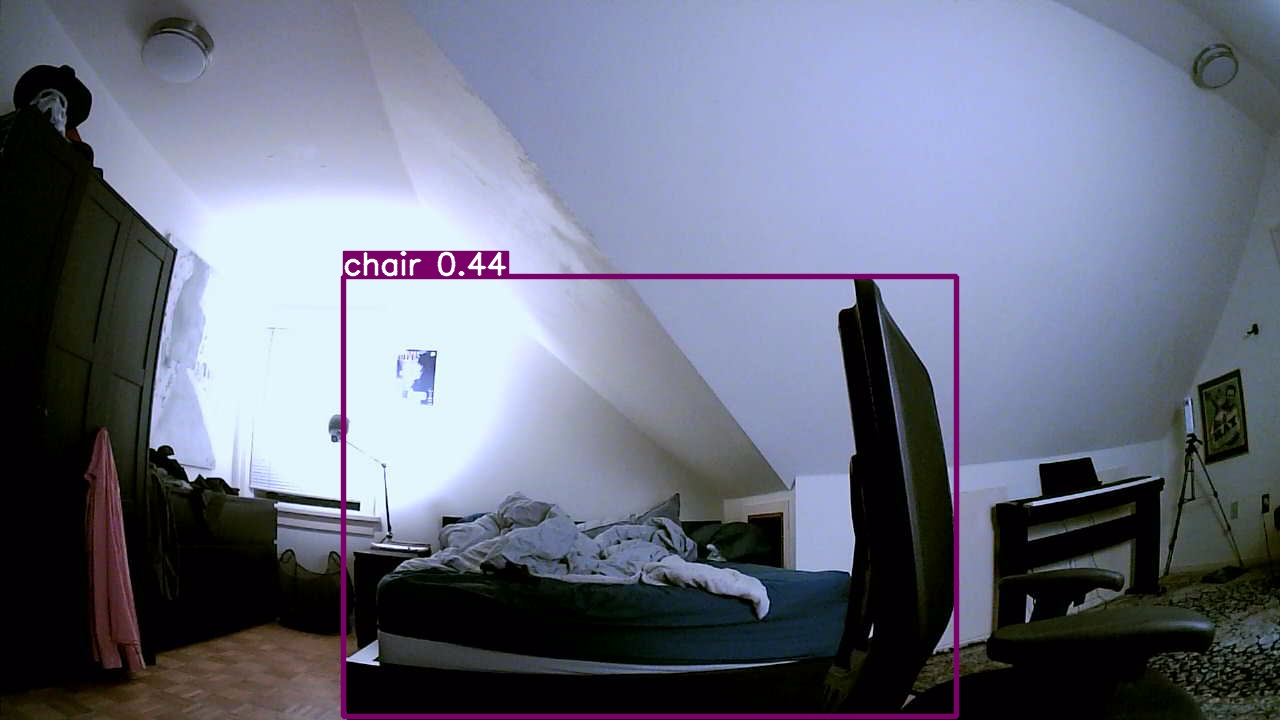
#> input picture camera/snapshots/m1_detect_test.jpg, 1280 x 720 px, given in place of the camera
$ python camera_live.py 5   (older library calls are emulated)
#> lines starting #> are read from the running program, lines starting #| are printed output that depends on the picture
#!/usr/bin/env python3
"""
camera_live.py - live viewer for the HBV-1716WA with a mode toggle + brightness readout.

Built during Phase-2 bring-up because MJPEG 1080p was returning all-black frames
while YUY2 640x480 returned (dim but real) data - this lets us watch both live.

Keys:  m = toggle MJPG 1920x1080  <->  YUY2 640x480
       s = save snapshot to camera/snapshots/
       q / Esc = quit

The green HUD shows mean/max pixel brightness. max ~= 0 means no light is
reaching the sensor (lens covered) or the mode is broken; a real scene in
room light should read mean 60-140.
"""
import os
import sys
import time

import cv2

SAVE_DIR = os.path.join(os.path.dirname(os.path.abspath(__file__)), "snapshots")
INDEX = int(sys.argv[1]) if len(sys.argv) > 1 else 1

# MJPG 1280x720 is THE working mode on this unit and the one we calibrate at.
# MJPG 1920x1080 is deliberately absent: this module's firmware declares uncompressed
# bitrates in its MJPEG descriptors, so 1080p never gets bandwidth and streams an
# all-zero payload (ffmpeg fails identically - it is not an OpenCV bug).
# See docs/datasheets/camera/HBV-1716WA-VERIFIED-SPECS.md
MODES = [
    ("MJPG", 1280, 720),
    ("YUY2", 640, 480),
]


def fourcc_str(v):
    v = int(v)
    return "".join(chr((v >> (8 * i)) & 0xFF) for i in range(4))


def open_mode(mode_i):
    name, w, h = MODES[mode_i]
    cap = cv2.VideoCapture(INDEX, cv2.CAP_DSHOW)
    if not cap.isOpened():
        return None
    cap.set(cv2.CAP_PROP_FOURCC, cv2.VideoWriter_fourcc(*name))
    cap.set(cv2.CAP_PROP_FRAME_WIDTH, w)
    cap.set(cv2.CAP_PROP_FRAME_HEIGHT, h)
    cap.set(cv2.CAP_PROP_FPS, 30)
    return cap


mode_i = 0
cap = open_mode(mode_i)
if cap is None:
    print(f"Could not open camera index {INDEX}")
    raise SystemExit(1)

os.makedirs(SAVE_DIR, exist_ok=True)
cv2.namedWindow("helmet camera - live", cv2.WINDOW_NORMAL)
cv2.resizeWindow("helmet camera - live", 960, 540)

n, t0, frames, fps = 0, time.time(), 0, 0.0
peak_sharp = 0.0
while True:
    ok, frame = cap.read()
#> frame is the input picture: shape (720, 1280, 3); mean B, G, R 128.6, 110.8, 106
    if not ok:
        time.sleep(0.05)
        continue

    frames += 1
    dt = time.time() - t0
    if dt >= 1.0:
        fps, frames, t0 = frames / dt, 0, time.time()

    mean, mx = frame.mean(), int(frame.max())
#> mean = 115.1; mx = 255

    # Focus aid: variance of the Laplacian over the CENTRE box only. Higher = sharper.
    # Centre-only because the centre ~90 deg is the region that must be optically correct
    # (it is the two ToF sensors' combined FoV) and the fisheye edges are soft regardless.
    gh, gw = frame.shape[0], frame.shape[1]
#> gh = 720; gw = 1280
    cy0, cy1 = int(gh * 0.30), int(gh * 0.70)
#> cy0 = 216; cy1 = 503
    cx0, cx1 = int(gw * 0.30), int(gw * 0.70)
#> cx0 = 384; cx1 = 896
    centre = cv2.cvtColor(frame[cy0:cy1, cx0:cx1], cv2.COLOR_BGR2GRAY)
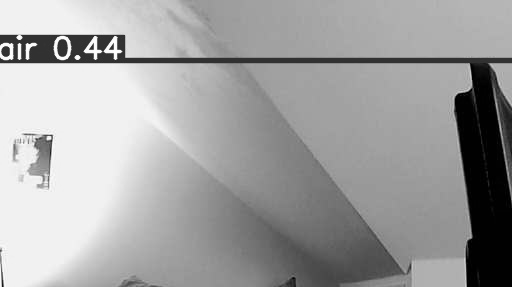
#> centre: shape (287, 512); min 0, max 255, mean 161.5
    sharp = cv2.Laplacian(centre, cv2.CV_64F).var()
#> sharp = 490.8
    peak_sharp = max(peak_sharp, sharp)
#> peak_sharp = 490.8

    shown = frame if frame.shape[1] <= 1280 else cv2.resize(frame, (1280, 720))
    sh, sw = shown.shape[0], shown.shape[1]
#> sh = 720; sw = 1280
    cv2.rectangle(shown, (int(sw * 0.30), int(sh * 0.30)),
                  (int(sw * 0.70), int(sh * 0.70)), (0, 200, 255), 2)

    label = (f"{fourcc_str(cap.get(cv2.CAP_PROP_FOURCC))} "
             f"{int(cap.get(cv2.CAP_PROP_FRAME_WIDTH))}x{int(cap.get(cv2.CAP_PROP_FRAME_HEIGHT))} "
             f"~{fps:.0f}fps   mean={mean:.1f} max={mx}")
    cv2.putText(shown, label, (12, 30), cv2.FONT_HERSHEY_SIMPLEX, 0.7, (0, 255, 0), 2)
    cv2.putText(shown, f"SHARPNESS {sharp:7.0f}   best so far {peak_sharp:7.0f}",
                (12, 62), cv2.FONT_HERSHEY_SIMPLEX, 0.8, (0, 255, 255), 2)
    # sharpness bar, scaled against the best value seen this session
    bar = int(280 * min(1.0, sharp / peak_sharp)) if peak_sharp > 0 else 0
#> bar = 280
    cv2.rectangle(shown, (12, 74), (292, 90), (60, 60, 60), -1)
    cv2.rectangle(shown, (12, 74), (12 + bar, 90), (0, 255, 255), -1)
    cv2.putText(shown, "[m]ode  [s]ave  [r]eset peak  [q]uit",
                (12, 112), cv2.FONT_HERSHEY_SIMPLEX, 0.6, (0, 255, 0), 2)
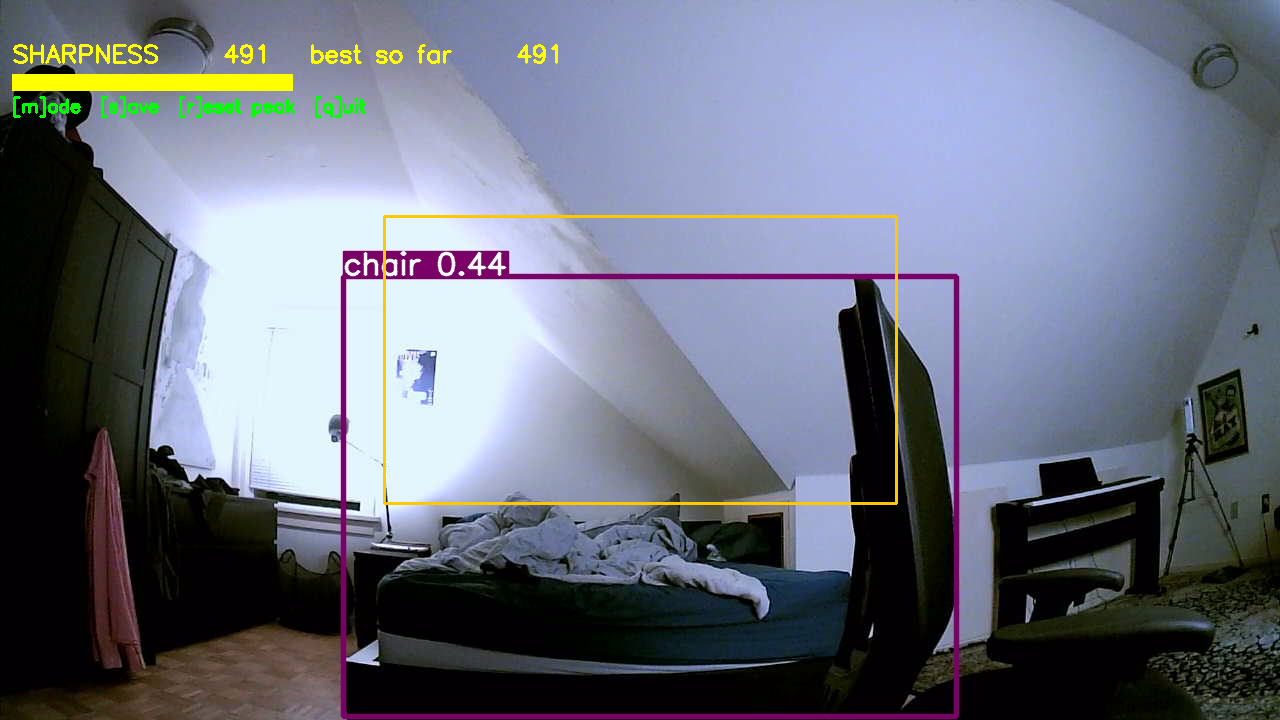
#> shown: shape (720, 1280, 3); mean B, G, R 126.3, 112.5, 107.5
    cv2.imshow("helmet camera - live", shown)

    k = cv2.waitKey(1) & 0xFF
#> (key q is pressed here)
    if k in (ord("q"), 27):
        break
    if k == ord("m"):
        cap.release()
        mode_i = (mode_i + 1) % len(MODES)
        cap = open_mode(mode_i)
        peak_sharp = 0.0
    if k == ord("r"):
        peak_sharp = 0.0
    if k == ord("s"):
        p = os.path.join(SAVE_DIR, f"snap_{n:03d}.jpg")
        cv2.imwrite(p, frame)
        print("saved", p)
        n += 1

cap.release()
cv2.destroyAllWindows()

$ run again, on camera/snapshots/cvfusion_headless_test.png
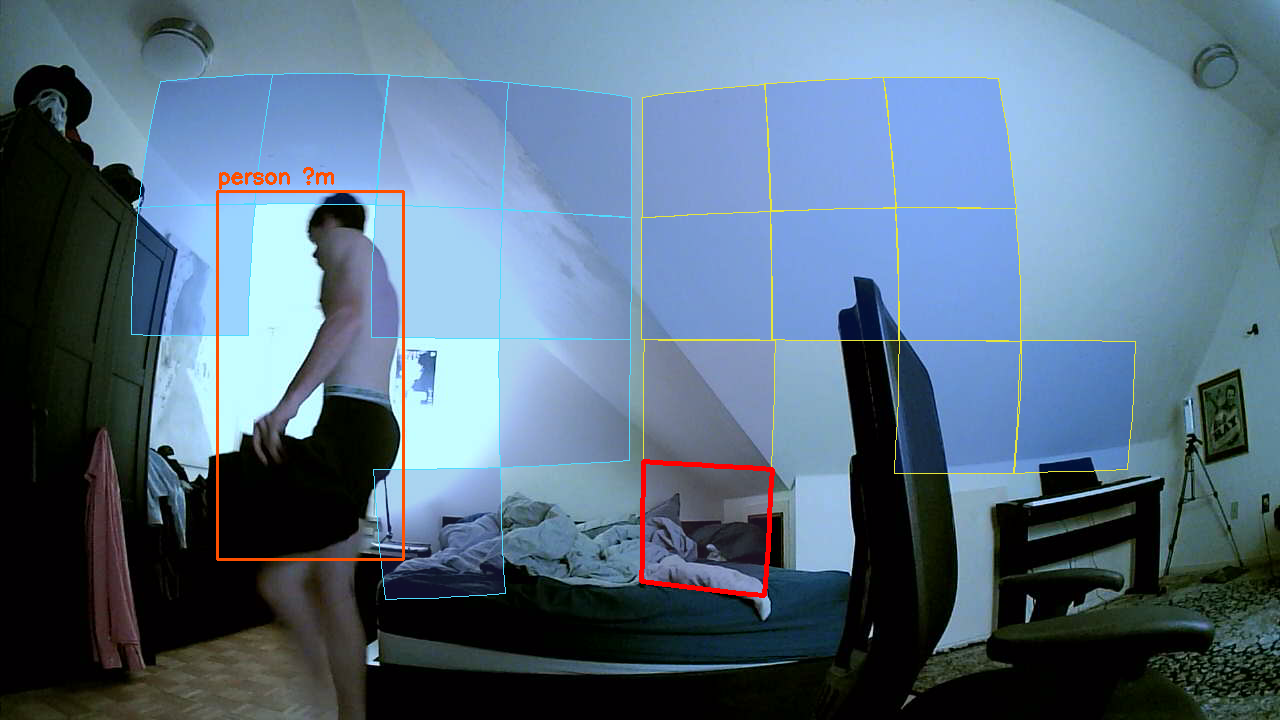
#> input picture camera/snapshots/cvfusion_headless_test.png, 1280 x 720 px, given in place of the camera
#> frame is the input picture: shape (720, 1280, 3); mean B, G, R 130.4, 110.1, 88.1
#> mean = 109.5; mx = 255
#> `centre = cv2.cvtColor(frame[cy0:cy1, cx0:cx1], cv2.COLOR_BGR2GRAY)`:
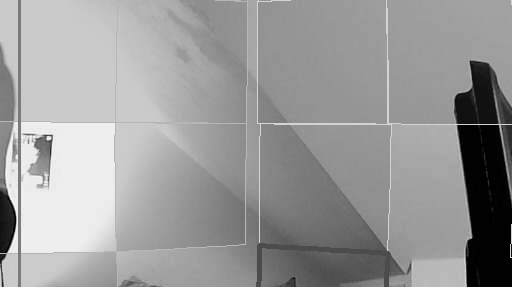
#> centre: shape (287, 512); min 0, max 250, mean 153.5
#> sharp = 546.3
#> bar = 280
#> `cv2.putText(shown, "[m]ode  [s]ave  [r]eset peak  [q]uit", (12, 112), ..`:
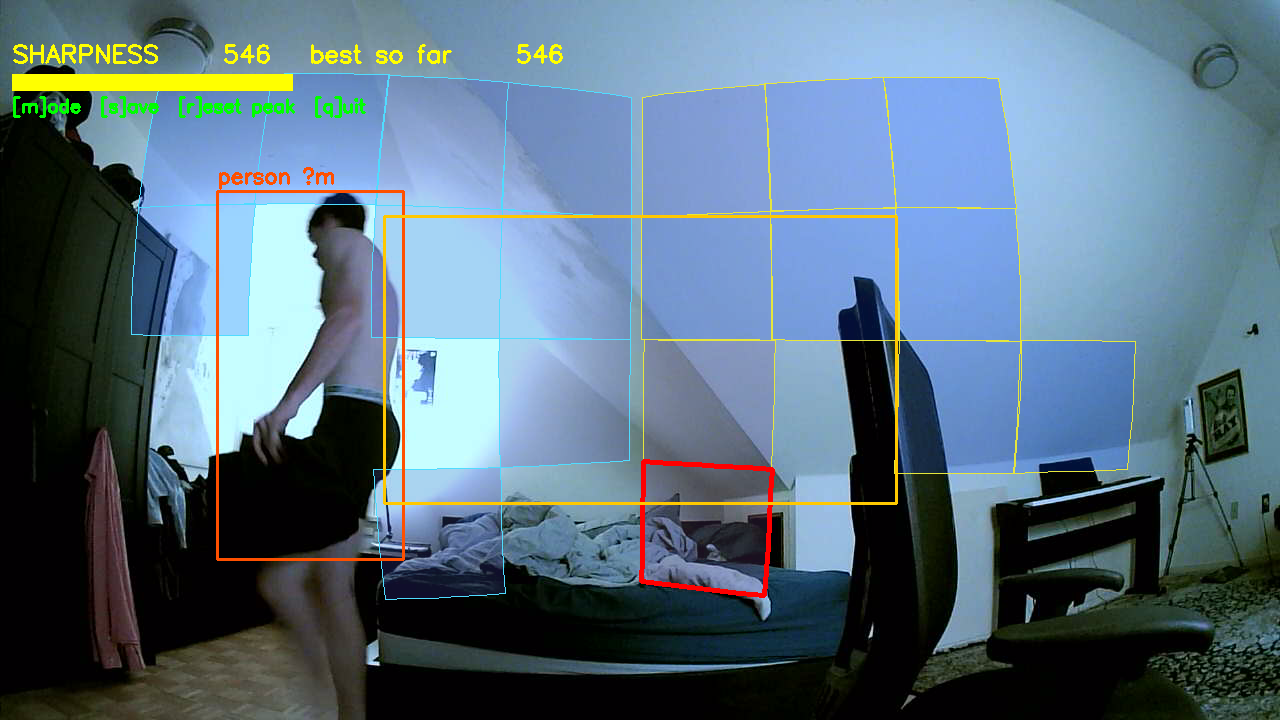
#> shown: shape (720, 1280, 3); mean B, G, R 127.9, 111.9, 90
